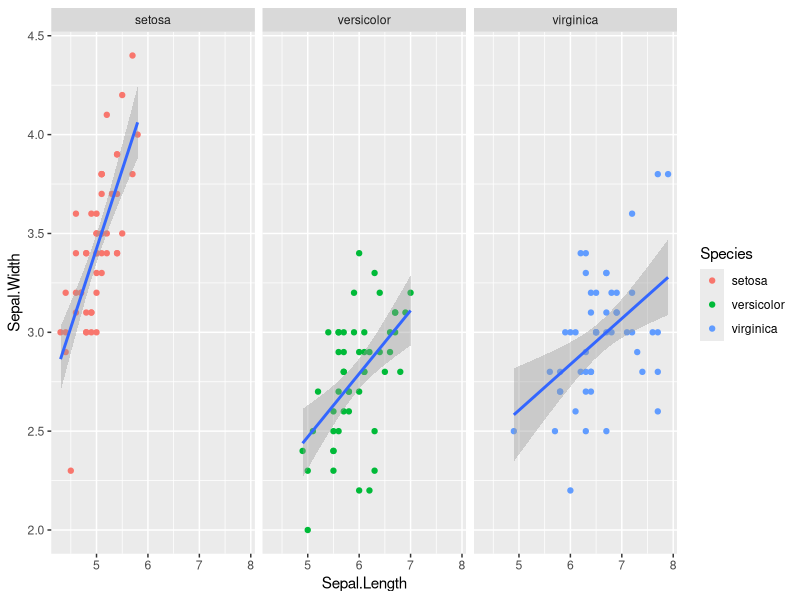
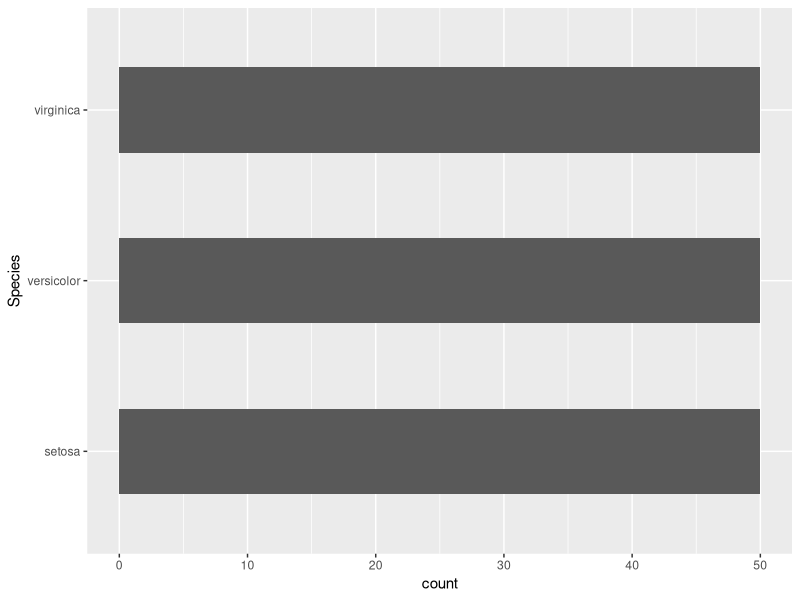
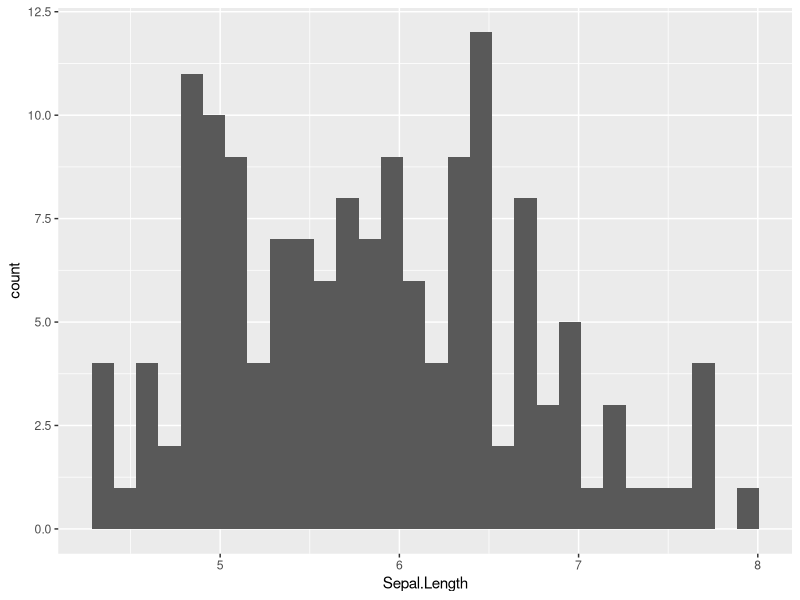
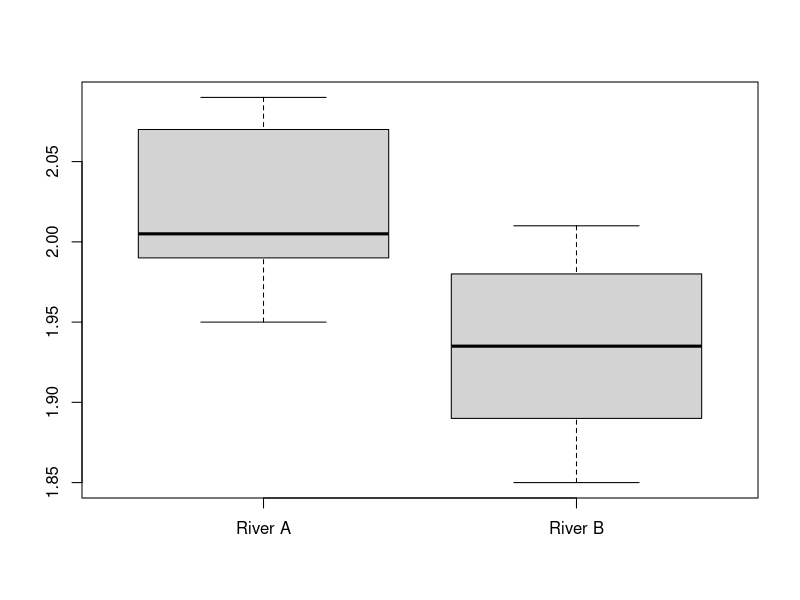
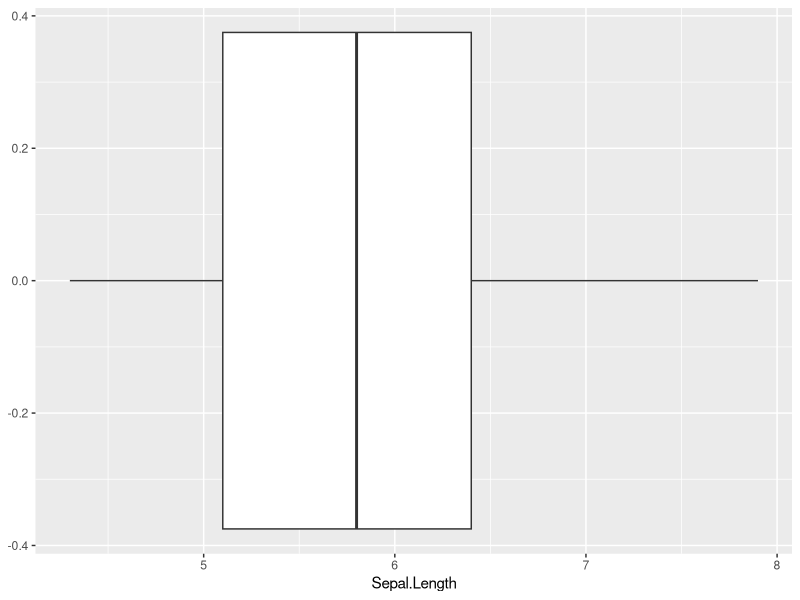
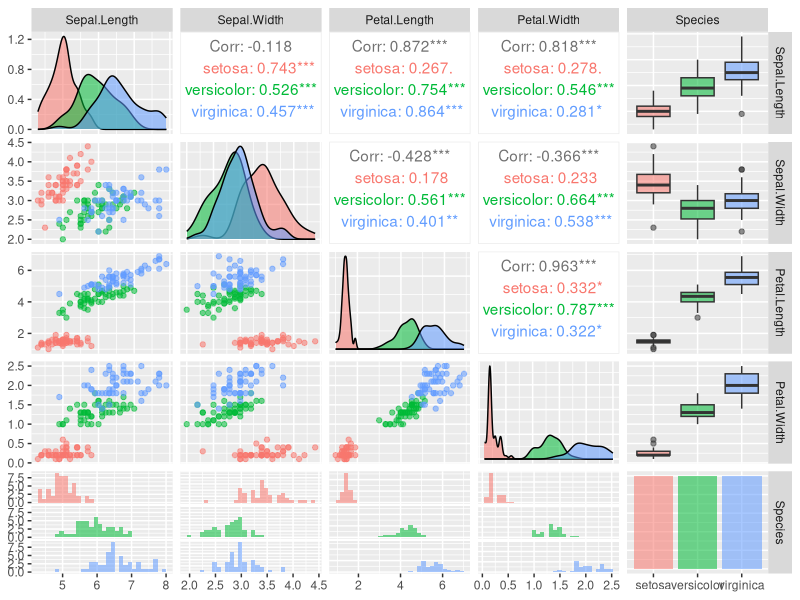
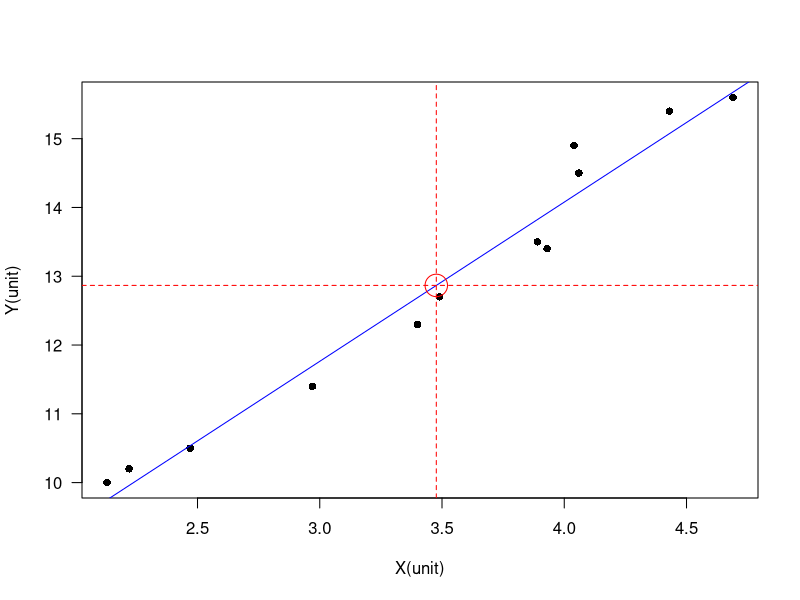
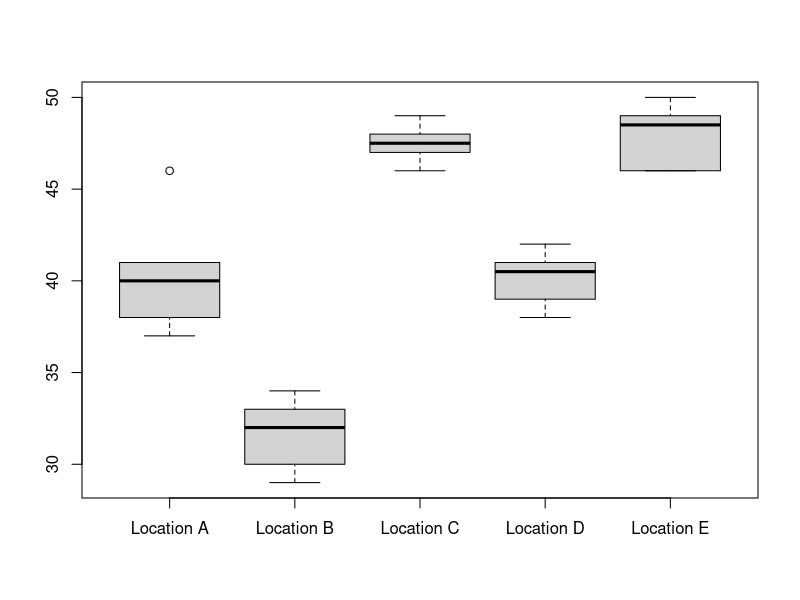

These figures' R source, in order:
print('Good luck, Remember to check the parameters for each copy!')


# 🔎 < graph part & R basic code >:
# 🔺 Scatterplot(散点图)
library(ggplot2)
ggplot(iris, aes(x = Sepal.Length, y = Sepal.Width)) + 
  geom_point(aes(x = Sepal.Length, y = Sepal.Width, color = Species)) + 
  geom_smooth(method = "lm") + facet_wrap(~ Species)

# 🔺 Barplot(条形图)
library(ggplot2)
ggplot(iris) + geom_bar(aes(Species), width = 0.5) + coord_flip()

# 🔺 Histogram(直方图)
library(ggplot2)
ggplot(iris) + geom_histogram(aes(Sepal.Length))

# 🔺 Boxplot(箱线图)
River_A <- c(2, 1.95, 1.99, 2.08, 1.99, 1.95, 2.03, 2.09, 2.07, 2.01)
River_B <- c(1.85, 1.94, 1.87, 1.89, 1.91, 1.93, 2.01, 2, 1.96, 1.98)
boxplot(River_A, River_B, names = c('River A','River B'))

library(ggplot2)
ggplot(iris) + geom_boxplot(aes(Sepal.Length))

# 🔺 Pairplot(组合图)
# install.packages("GGally")
library(GGally)
ggpairs(iris, aes(colour=Species, alpha=0.5))
ggsave("df_plot.pdf")   # Save graphs

# 🔺 R basic operations:
# 随机取样
df <- data.frame(x = c(1, 2, 3, 4, 5, 6, 7, 8, 9, 10),
                 y = c('a', 'b', 'c', 'd', 'e', 'f', 'g', 'h', 'i' ,'j'))   
sample(df$y[df$x > 5], 2)
sample(df$y[df$x <= 5], 2)

# Two ways to remove NA & outlier from data set 🎁
x=c(1,2,NA,4)
mean(x, na.rm = TRUE)   # 在函数内
x <- x[!is.na(x)]   # 调整数据集(多维数据筛选"选择了未定义的列"需要在!is.na(***)后加',')
x <- x[x != boxplot(x, plot=FALSE)$out]   # 排除了数据集中的离群值

# correlation coefficient function:
cor_coe <- function(x, y){
  N <- length(x)
  co <- 1 / (N - 1) * sum((y - mean(y)) * (x - mean(x)))
  sx <- sd(x)
  sy <- sd(y)
  co / (sx * sy)
}


# 🔎 < Statistic part >:
# H0：通常是研究者想收集证据予以反对的一方，也称零假设（一般包括等于）
# H1：通常是研究者收集证据予以支持的一方，也称对立假设（一般包括不等于）
# Type 1 error: False positive (the hypothesis is right but we reject it) [alpha]
# Type 2 error: False negative (the hypothesis is wrong but we didn't reject it) [beta]
# Alpha(Significance level): The maximum allowable probability of making a type I error [0.10, 0.05, 0.01 ...]
# Beta: ...
# P-value(Probability value): if P-value <= alpha, reject H0; if P-value > alpha, not reject H0.
# Rejection region, critical region: the range of values for which H0 is not probable(不可能发生H0的区间)


# 🔺 Binomial distribution (e.g. Toss a coin for "n" times, "x" is the frequency of head)
x <- 2
n <- 2
p <- 0.5
dbinom(x, size = n, prob = p)  # Same as choose(n, x) * p^x * (1-p)^(n-x)


# 🔺 Z-test (已知总体均值以及总体方差)
x <- c(24, 36, 44, 35, 44, 34, 29, 40, 39, 43, 41, 32, 33, 29, 29, 43, 25, 39, 25, 42, 
       29, 22, 22, 25, 14, 15, 14, 29, 25, 27, 22, 24, 18, 17)
mu <- 29
sd_p <- 9
x_bar <- mean(x)
se <- sd_p / sqrt(length(x))
(z_score <- (x_bar - mu) / se)
(z_critical <- qnorm(1 - 0.05))
(p_value <- pnorm(z_score))


# 🔺 T-test (已知总体均值但未知总体方差)
mu <- 100
x <- c(91, 100, 70, 87, 104, 92, 104, 88, 72, 119)
t.test(x, mu = mu , alternative = "less", conf.level = 0.05)   # One-tailed

mu <- 0.02
x <- c(0.011, 0.021, 0.001, 0.007, 0.031, 0.023, 0.026, 0.019)
t.test(x, mu = 0.02, alternative = "two.sided", conf.level = 0.1)   # Two-tailed

x1 <- c(24.58, 22.09, 23.70, 18.89, 22.02, 28.71, 24.44, 20.91, 23.83, 20.83)
x2 <- c(21.61, 19.06, 20.72, 15.77, 19, 25.88, 21.48, 17.85, 20.86, 17.77)
t.test(x1, x2, var.equal = TRUE, alternative = "two.sided", mu = 0)   # Two samples

# 🔺 F-test (检验两组数值的差异的显著性, mu1 = mu2 = mu3 = mu4...)
x1 <- c(24.58, 22.09, 23.70, 18.89, 22.02, 28.71, 24.44, 20.91, 23.83, 20.83)
x2 <- c(21.61, 19.06, 20.72, 15.77, 19, 25.88, 21.48, 17.85, 20.86, 17.77)
var.test(x2, x1, ratio = 1, alternative = "two.sided", conf.level = 0.95)   # Two set of data "x1, x2" ANOVA calculation

dtf <- data.frame(before = c(198, 201, 210, 185, 204, 156, 167, 197, 220, 186),
                  one = c(194, 203, 200, 183, 200, 153, 166, 197, 215, 184),
                  two = c(191, 200, 192, 180, 195, 150, 167, 195, 209, 179),
                  three = c(188, 196, 188, 178, 191, 145, 166, 192, 205, 175))
rownames(dtf) <- LETTERS[1:10]
dtf2 <- stack(dtf)
names(dtf2) <- c("w", "level")
w_aov <- aov(w ~ level, data = dtf2)
summary(w_aov)
dtf2$subject <- rep(LETTERS[1:10], 4)
w_aov2 <- aov(w ~ level + Error(subject/level), data = dtf2)
summary(w_aov2)    # One-way ANOVA, 看Pr(>F)后的'*'符号判断significant effect

dtf <- data.frame(w = c(90,95,100,75,78,90,120,125,130,100,118,112,125,130,135,118,125,132),
                  diet = rep(c("Diet1", "Diet2", "Diet3"), each = 6),
                  gender = rep(c("Male", "Female"), each = 3))
aov_wg <- aov(w ~ diet * gender, data = dtf)
summary(aov_wg)    # Two-way ANOVA, 看Pr(>F)后的'*'符号判断significant effect


# 🔺 X^2-test(检验两个变量之间有没有关系, association between A and B)
dtf <- data.frame(colour = c("red", "white", "pink"),   # One-category X^2 test
                  observed = c(72, 63, 125))   # H0:The ratio of red to white to pink is 1:1:2
dtf$expected <- sum(dtf$observed) * c(1, 1, 2) / 4
df <- nrow(dtf) - 1
(chi_sq_score <- sum((dtf$observed - dtf$expected)^2 / dtf$expected))
(critical_point <- qchisq(0.05, df, lower.tail = FALSE))
(p_value <- pchisq(chi_sq_score, df, lower.tail = FALSE))

dtf <- data.frame(Endangered = c(162, 143, 38, 17, 45),   # Multiple-category X^2 test
                  Threatened = c( 18,  16, 19, 10, 32), 
                  row.names = c('Mammals', 'Birds', 'Reptiles', 'Amphibians', 'Fish'))
chisq.test(dtf)   # Yates’ correction


# 🔺 Regression & Correlation(回归&相关)[Week11]
# Hypothesis test
dtf0 <- read.csv("students_env221.csv")
dtf <- dtf0[dtf0$SHOE != boxplot(dtf0$SHOE, plot=FALSE)$out & !is.na(dtf0$SHOE), ]    # 🎁排除了NA以及离群值
env_lm <- lm(SHOE ~ HEIGHT, data = dtf)
env_lm$coefficients       # Intercept & Slope

# Hypothesis test about correlation (continue)
(r <- cor(dtf$HEIGHT, dtf$SHOE))    # correlation coefficient
r ^ 2       # coefficient of determination. When R^2 is closer to 1, it means that the related equation is more referential; The closer to 0, the less referential.
n <- nrow(dtf)
(t_score <- r * sqrt((n-2) / (1 - r ^ 2)))
(t_critical <- qt(0.975, df = n - 2))
(p_value <- pt(t_score, df = n - 2, lower.tail = FALSE) * 2)
summary(env_lm)    # Fast way, 其中R-squared就代表了Correlation coefficient

# Hypothesis test about slope (continue)
summary(env_lm)    # Fast way, 其中HEIGHT列既是slope，包含t_score & p_value
(t_critical <- qt(0.975, df = n - 2))

# Hypothesis test about intercept (continue)
summary(env_lm)     # Fast way, 其中(Intercept)列既是slope，包含t_score & p_value
(t_critical <- qt(0.025, df = n - 1))

# Visualization (another example)
X <- c(4.69, 4.43, 4.04, 4.06, 3.89, 3.93, 3.49, 3.4, 2.97, 2.47, 2.22, 2.13)
Y <- c(15.6, 15.4, 14.9, 14.5, 13.5, 13.4, 12.7, 12.3, 11.4, 10.5, 10.2, 10.0)
dtf <- data.frame(X, Y)
XY_lm <- lm(Y ~ X, data = dtf)
plot(x = dtf$X, y = dtf$Y, xlab = "X(unit)", ylab = "Y(unit)", las = 1, pch = 16)
abline(XY_lm, col = "blue")
mean_X <- mean(dtf$X, na.rm = TRUE)
mean_Y <- mean(dtf$Y, na.rm = TRUE)
points(x = mean_X, y = mean_Y, col = "red", cex = 3)
abline(h = mean_Y, v = mean_X, col = "red", lty = 2)



# 🧐 < Below is the final exam answer sheet >:

# F-test
# H0: var(Urban) == var(Rural)
# H1: var(Urban) != var(Rural)
dtf <- data.frame(Urban = c(7, 26, 91),
                  Rural = c(5, 12.2, 126),
                  row.names = c('sample size', 'sample mean (ppm)', 'sample variance (ppm²)'))
my_aov <- aov(Urban ~ Rural, data = dtf)
summary(my_aov)
(k <- ncol(dtf))
(n <- length(unlist(dtf)))
(dfW <- n - k)
(dfB <- k - 1)
(F_critical <- qf(0.95, df1 = dfB, df2 = dfW))
# H0: pollution(urban area) <= pollution(rural area)
# H1: pollution(urban area) > pollution(rural area)
dtf2 <- stack(dtf)
names(dtf2) <- c("a", "b")
w_aov <- aov(a ~ b, data = dtf2)
summary(w_aov)
(k <- ncol(dtf2))
(n <- length(unlist(dtf2)))
(dfW <- n - k)
(dfB <- k - 1)
(F_critical <- qf(0.95, df1 = dfB, df2 = dfW))

'--------------------------------------------------------------------------------------------------'
Location_A <- c(37, 40, 46, 41, 40, 38)
Location_B <- c(29, 33, 34, 31, 30, 33)
Location_C <- c(49, 47, 46, 48, 48, 47)
Location_D <- c(40, 38, 42, 39, 41, 41)
Location_E <- c(50, 46, 49, 48, 49, 46)
boxplot(Location_A, Location_B, Location_C, Location_D, Location_E, 
        names = c('Location A','Location B','Location C','Location D','Location E'))
# H0: all mean weight are same
# H1: at least one mean weight are different
dtf <- data.frame(Location_A = c(37, 40, 46, 41, 40, 38),
                  Location_B = c(29, 33, 34, 31, 30, 33),
                  Location_C = c(49, 47, 46, 48, 48, 47),
                  Location_D = c(40, 38, 42, 39, 41, 41),
                  Location_E = c(50, 46, 49, 48, 49, 46))
(k <- ncol(dtf))
(n <- length(unlist(dtf)))
(dfW <- n - k)
(dfB <- k - 1)
(dfT <- n-1)
(xbar <- mean(unlist(dtf)))
(xibar <- colMeans(dtf))
(SSW1 <- sum((dtf$Location_A - xibar[1]) ^ 2))
(SSW2 <- sum((dtf$Location_B - xibar[2]) ^ 2))
(SSW3 <- sum((dtf$Location_C - xibar[3]) ^ 2))
(SSW4 <- sum((dtf$Location_D - xibar[4]) ^ 2))
(SSW5 <- sum((dtf$Location_E - xibar[5]) ^ 2))
(SSW <- SSW1 + SSW2 + SSW3 + SSW4 + SSW5)
(SSB1 <- length(dtf$Location_A) * (xibar[1] - xbar) ^ 2)
(SSB2 <- length(dtf$Location_B) * (xibar[2] - xbar) ^ 2)
(SSB3 <- length(dtf$Location_C) * (xibar[3] - xbar) ^ 2)
(SSB4 <- length(dtf$Location_D) * (xibar[4] - xbar) ^ 2)
(SSB5 <- length(dtf$Location_E) * (xibar[5] - xbar) ^ 2)
(SSB <- SSB1 + SSB2 + SSB3 + SSB4 + SSB5)
(SST <- sum((unlist(dtf) - xbar) ^ 2))
SSW + SSB
SSB/SST     # Correlation ratio
(MSW <- SSW / dfW)
(MSB <- SSB / dfB)
(F_score <- MSB / MSW)
(F_critical <- qf(0.95, df1 = dfB, df2 = dfW))
pf(F_score, df1 = dfB, df2 = dfW, lower.tail = FALSE)

'--------------------------------------------------------------------------------------------------'
dtf <- data.frame(Solar_radiation <- c(224.4, 315.6, 495.6, 588.1, 416.9, 533.1, 541.9, 803.1, 878.1, 921.9, 830.6, 903.1),
                  Soil_temperature <- c(31.535, 31.663, 31.893, 32.278, 32.794, 33.235, 33.548, 33.914, 34.44, 35.102, 35.689, 36.146))
library(ggplot2)
ggplot(dtf, aes(x = Solar_radiation, y = Soil_temperature)) + 
  geom_point(aes(x = Solar_radiation, y = Soil_temperature)) + 
  geom_smooth(method = "lm") + labs(x="Solar radiation (W/m²)",y = "Soil temperature (°C)")
(r <- cor(dtf$Solar_radiation, dtf$Soil_temperature))
# H0: correlation coefficient == 0
# H1: correlation coefficient != 0
n <- nrow(dtf)
(t_score <- r * sqrt((n-2) / (1 - r ^ 2)))
(t_critical <- qt(0.975, df = n - 2))
(p_value <- pt(t_score, df = n - 2, lower.tail = FALSE) * 2)
my_lm <- lm(Solar_radiation ~ Soil_temperature, data = dtf)
my_lm$coefficients       # Intercept & Slope
# H0: slope of the regression line == 0
# H1: slope of the regression line != 0
summary(my_lm)    # Fast way, 其中HEIGHT列既是slope，包含t_score & p_value
(t_critical <- qt(0.975, df = n - 2))
# H0: intercept of the regression line == 0
# H1: intercept of the regression line != 0
summary(my_lm)     # Fast way, 其中(Intercept)列既是slope，包含t_score & p_value
(t_critical <- qt(0.025, df = n - 1))
r^2
# coefficient of determination = r^2 = 0.8097406 
# When R^2 is closer to 1, it means that the related equation is more referential; The closer to 0, the less referential. Here coefficient of determination is 0.8097406 means the soil temperature and the solar radiation have strong relationship.